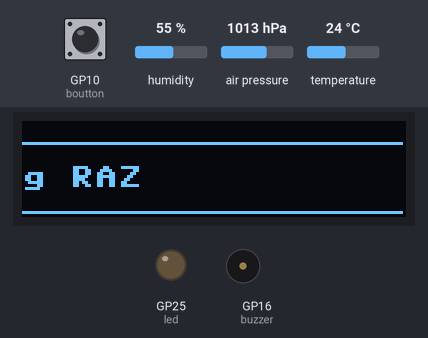
The program below on a simulated Raspberry Pi Pico running MicroPython. Parts: 128×32 one-colour display, output pins drawn as LEDs (lit = HIGH), buzzer (waves = sounding). The test bench sets the inputs (shaded band); at power-on: GP10 (boutton) HIGH, air pressure 1013 hPa, temperature 24 °C, humidity 55 %. Files the program writes start out absent; random numbers come from a fixed seed; library files of the repository ran but are not shown: bme280.py; what the program prints to the serial console is not drawn.

Above: at 5.0 s.
5.1 s: GP10 (boutton) pulled LOW for 3.2 s
At 7.4 s:
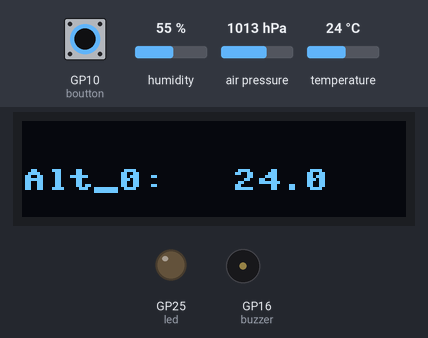
9.8 s: GP10 (boutton) pulled LOW for 0.15 s
At 11.2 s:
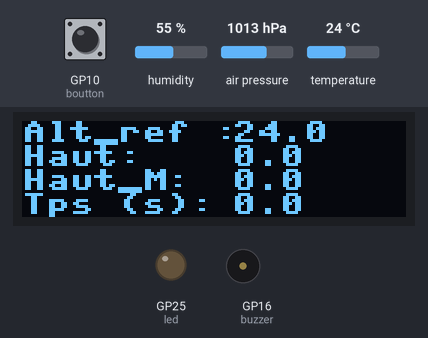
11.4 s: GP10 (boutton) pulled LOW for 0.15 s
At 11.8 s:
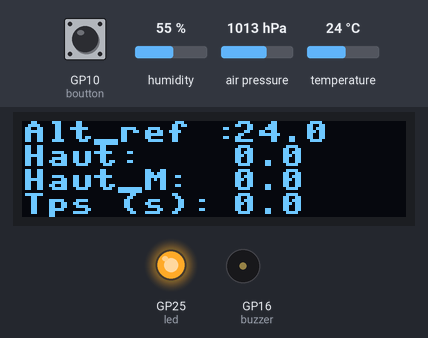
14.5 s: air pressure set to 952 hPa
At 15.2 s:
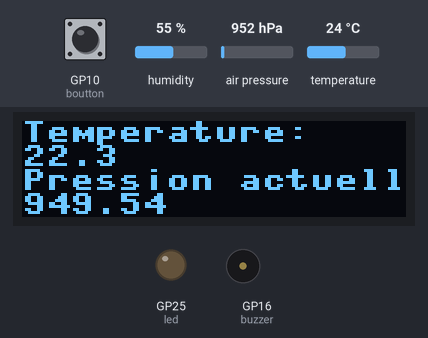
16.0 s: temperature set to 12 °C
At 16.4 s:
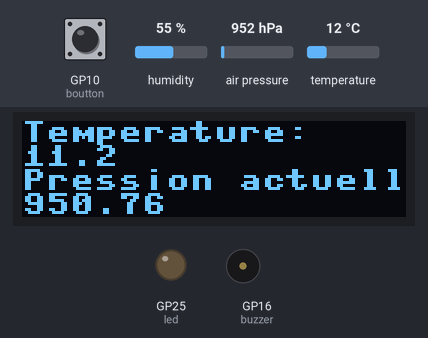
19.0 s: air pressure set to 1009 hPa
At 20.2 s:
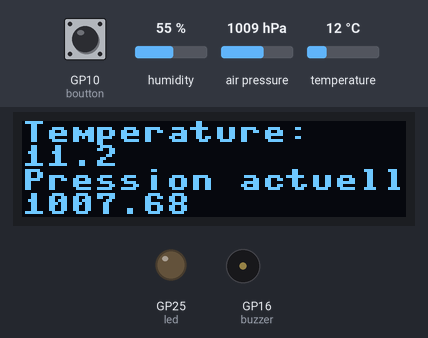
20.5 s: air pressure set to 1013 hPa
Timing chart, 0 to 23.1 s (numbered marks = the images above; inputs shaded):
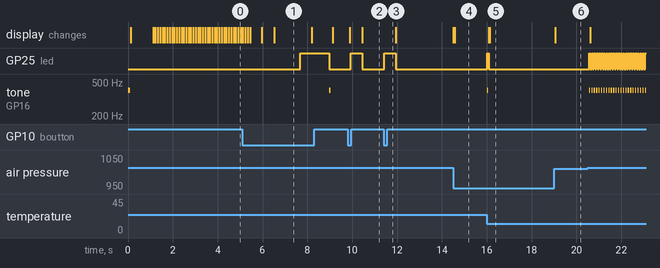

The program:

main_bme280.py
```python
# Programme pour altimètre Pico avec un BME280


# import the required libraries
import bme280
from machine import Pin, I2C, PWM, Timer
import utime, _thread, math
from ssd1306 import SSD1306_I2C
from random import randint
from time import ticks_ms, sleep

led = Pin("LED", Pin.OUT)
led.on()


print("creation d'un nouveau fichier")
r = randint (0,1000000000)
fichier =("BME280_Tableau")+(str(r))+(".csv")
print(fichier)#juste pour verif le nom du fichier en debug
tableau_valeur = open(fichier,'w')
tableau_valeur.write('Temperature ; Pression ; Altitude ; Temps')
tableau_valeur.close()

led.off()

sea_level_pressure = 1013.25
cpt=0
boutton = Pin(10, mode=Pin.IN, pull=Pin.PULL_UP)
buzzer = PWM(Pin(16))
buzzer.freq(400)
buzzer.duty_u16(1000)
utime.sleep(0.1)
buzzer.duty_u16(0)


# Caliberation error in pressure
# use it according to your situation
# it helps in calibrating altitude .It is optional, else put ERROR = 0
ERROR = -3 # hPa

# declare pins for I2C communication
sclPin = Pin(9) # serial clock pin
sdaPin = Pin(8) # serial data pin

# Initiate I2C
i2c = I2C(0,              # positional argument - I2C id
                 scl = sclPin,   # named argument - serial clock pin
                 sda = sdaPin,   # named argument - serial data pin
                 freq = 1000000) # named argument - i2c frequency

WIDTH =128
HEIGHT= 32
oled = SSD1306_I2C(WIDTH,HEIGHT,i2c)
import framebuf

TH = bytearray(b'\x00\x00\x00\x00\x00\x00\x00\x00\x10\x00\x00\x00\x10\x00\x00\x00\x00\x00\x00\x00\x00\x00\x00\x00\x00\x00\x00\x00\x10\x00\x00\x00\x00\x01\x00\x00\x00\x01\x00\x00\x00\x00\x00\x00\x00\x00\x00\x00\x00\x00\x00\x00\x00\x00\x00\x00\x00\x00\x08\x00\x04\x00\x08\x00\x00\x00\x00\x00\x00\x00\x00\x00\x00\x00\x00\x00\x00\x00\x00\x00\x00\x00\x08\x10\x00\x00\x08\x10\x00\x00\x00 \x00\x00\x00 \x00\x00\x00\x02\x00\x00\x00\x02\x00\x01\x00\x00\x00\t\x00\x00B\x02\x0f\xe0@\x00\x00\x00\x80\x00\x7f\xf8\x00\x00\x00\x00\x00\x07\xff\xfc\x80\x00\x00\x00\x00\x0f\xff\xfc\x00\x00\x00\x00\x00/\xff\xfe\x04\x00\n\x00\x00\x03\xff\xfe\x00\x00\x00\x00\x02\x03\xff\xff\x00\x02\x00\x00\x00\x00\x7f\xff?\xfc\x00P\x00\x00?\xff\xff\xff\x80\x00\x00\x00\x0f\xff\xff\xff\xf0\x08\x00\xbe\x07\xff\xff\xff\xfc\x10\x01\xff\x8f\xff\xff\xff\xfc\x10\x03\xff\xdf\xff\xff\xff\xfd\x80\x07\xe0\xdf\xff\xff\xff\xfd\xc0\x0f\x86_\xff\xff\xe7\xfd\xe0\x1f\x9e_\xff\xff\xc3\xfd\xf8?\x1e_\xff\xff\x81\xfd\xf8??_\xff\xff\x81\xfd\xfc?>_\xff\xff\x91\xfd\xfc?\x1e_\xff\xff\x81\xfd\xf8\x1f\x9e_\xff\xff\xc3\xfd\xf0\x0f\xc6_\xff\xff\xe7\xfd\xe4\x07\xe0\xdf\xff\xff\xff\xfd\xc0\x03\xff\xdf\xff\xff\xff\xff\x00\x01\xff\x8f\xff\xff\xff\xfc\x00\x00>\x07\xff\xff\xff\xfc\x00\x00\x04\x0f\xff\xff\xff\xf2\x00\x00\x00?\xff\xff\xff\x80\x00\x00\x00\x7f\xff?\xfc\x00\x00\x01\x01\xff\xff\x00\x00\x00\x00\x00\x03\xff\xfe\x00\x00\x00\x00@\x0f\xff\xfe\x00\x00\x00\x00\x04\x0f\xff\xfc\x04\x08@\x00\x00C\xff\xfc\x00\x00\x00\x00\x00@\x7f\xf9\x00\x00\x00\x00\x00\x80\x0f\xe0\x01\x00\x00\x00\x02\x10\x80\x00\x08\x00\x04 \x08\x02\x81\t\x00\x02\x00\x00\x00\x00\x00\x00\x00\x00\x00\x00\x08\x00\x00\xa0\x02\x00\x00\x00\x00\x10\x00\x80\x08@\x00\x00\x00\x00\x00\x00\x00\x00\x00\x00\x00\x00\x00\x00\x00\x00\x04\x00\x00\x00\x00\x00\x00\x00\x10\x00\x00\x01\x00\x02\x00\x00\x00\x00\x00\x00\x00\x00\x00\x00\x00\x00\x00\x00\x00 @\x10\x00\x00\x10\x80\x08\x10\x00\x00\x00P\x00\x00\x00\x00\x00\x00\x00\x00\x00\x00\x00\x00\x00\x00\x80\x00')

fb = framebuf.FrameBuffer(TH,128,32, framebuf.MONO_HLSB)
oled.fill(0)
oled.blit(fb,60,0)
oled.show()
utime.sleep(1)

texte_complet = fichier
longueur = len(texte_complet)
for n in range(0,longueur - 1):
    oled.fill(0)
    texte = texte_complet[n:16 + n]
    oled.text(texte,0,15)
        #lignes horizontales
    oled.hline(0,7,127,1)
    oled.hline(0,30,127,1)
    oled.show()
    utime.sleep(0.1)

texte_complet = "Appuie long RAZ      "
longueur = len(texte_complet)
for n in range(0,longueur - 1):
    oled.fill(0)
    texte = texte_complet[n:16 + n]
    oled.text(texte,0,15)
        #lignes horizontales
    oled.hline(0,7,127,1)
    oled.hline(0,30,127,1)
    oled.show()
    utime.sleep(0.1)

#oled.fill(0)
oled.text("Bon vol !", 30, 16)
oled.show()
utime.sleep(0.5)

bme = bme280.BME280(i2c=i2c)

while boutton.value()== 1 :
    utime.sleep(0.1)
            #print ("Attente appui")
    oled.fill(0)
    oled.text("Attente appui ", 0, 8)
    oled.text("pour debut acquisition ", 0, 16)
    oled.show()

# Function for calculation altitude from pressure and temperature values
# because altitude() method is not present in the Library

def altitude_HYP(hPa , temperature):
    # Hypsometric Equation (Max Altitude < 11 Km above sea level)
    temperature = temperature
    local_pressure = hPa
    sea_level_pressure = 1013.25 # hPa
    pressure_ratio = sea_level_pressure/local_pressure # sea level pressure = 1013.25 hPa
    h = (((pressure_ratio**(1/5.257)) - 1) * temperature ) / 0.0065
    return h


# altitude from international barometric formula, given in BMP 180 datasheet
def altitude_IBF(pressure):
    local_pressure = pressure    # Unit : hPa
    sea_level_pressure = 1013.25 # Unit : hPa
    #sea_level_pressure = 1009 # QNH Unit : hPa

    pressure_ratio = local_pressure / sea_level_pressure

    altitude = 44330*(1-(pressure_ratio**(1/5.255)))
    return altitude

def affichage(afficheur) :
    if afficheur ==0 :
        oled.text("Alt_ref :", 0, 0)
        oled.text(str(round(altitude0,2)), 70, 0)
        oled.text("Alt:", 0, 8)
        oled.text(str(round(altitude,2)), 70, 8)
        oled.text("Alt_M:", 0, 16)
        oled.text(str(round(altitude_max,2)), 70, 16)
        oled.text("Tps (s):",00,24)
        oled.text(str(elapsed_time/1000),70,24)
        oled.text(str(r), 0, 48)
        oled.show()
        led.off()

    if afficheur ==1:
        oled.text("Alt_ref :", 0, 0)
        oled.text(str(round(altitude0,2)), 70, 0)
        oled.text("Haut:", 0, 8)
        oled.text(str(round(altitude-altitude0,2)), 70, 8)
        oled.text("Haut_M:", 0, 16)
        oled.text(str(round(altitude_max-altitude0,2)), 70, 16)
        oled.text("Tps (s):",00,24)
        oled.text(str(elapsed_time/1000),70,24)
        oled.show()
        led.off()

    if afficheur ==2:
        oled.text("Temperature:", 0, 0)
        oled.text(str(round(temperature_c,1)), 0, 8)
        oled.text("Pression actuelle :", 0, 16)
        oled.text(str(round(pressure_hPa,2)), 0, 24)
        oled.show()
        led.off()

    if afficheur == 3:
        oled.text("Num fichier:", 0, 0)
        oled.text(str(r), 0, 8)
        oled.show()
        led.off()


t=bme.values[0]
tt=float(t[:len(t) - 1])
temperature_c = float(tt) # degree celcius

    # convert celcius to kelvin
temperature_k = temperature_c + 273.15

    # accquire pressure value
pressure_hPa = float(bme.values[1][:len(bme.values[1]) - 3])  # hectopascal

    # accquire altitude values from HYPSOMETRIC formula
h = altitude_HYP(pressure_hPa, temperature_k)

    # accquire altitude values from International Barometric Formula
altitude0 = altitude_IBF(pressure_hPa)

oled.fill(0)
oled.text("Alt_0:", 0, 16)
oled.text(str(round(altitude0,2)), 70, 16)
oled.show()
utime.sleep(1)

#_thread.start_new_thread(thread_anim, ())

tableau_valeur = open(fichier,'a') #ouverture
start_time = 0
start = 0
stop = 0
elapsed_time = 0
afficheur = 0
apogee = 0
atterrissage = 0
alt2=altitude0+2
altitude_max = -999
porte, elapsed_time_p, start_p  = 1,0,0 #Porte = 1 : porte férmée
utime.sleep (0.1)

while True:
    #elapsed_time = ticks_ms() - start_time  # Calcule le temps écoulé
    #print(f"Temps écoulé: {elapsed_time} millisecondes")
    oled.fill(0)
#    rled.on()
    # accquire temperature value in celcius
    t=bme.values[0]
    tt=float(t[:len(t) - 1])
    temperature_c = float(tt) # degree celcius

    # convert celcius to kelvin
    temperature_k = temperature_c + 273.15

    # accquire pressure value
    pressure_hPa = float(bme.values[1][:len(bme.values[1]) - 3])  # hectopascal

    # accquire altitude values from HYPSOMETRIC formula
    h = altitude_HYP(pressure_hPa, temperature_k)

    # accquire altitude values from International Barometric Formula
    altitude = altitude_IBF(pressure_hPa)

    #print("Temperature : ",temperature_c," Degree Celcius")
    #print("Pressure : ",pressure," Pascal (Pa)")
    #print("Pressure : ",pressure_hPa," hectopascal (hPa) or millibar (mb)")
    #print("Altitude (Hypsometric Formula) : ", h ," meter")
    #print("Altitude (International Barometric Formula) : ", altitude ," meter")

    temp =str(temperature_c)
    press = str(pressure_hPa)
    alt=str(altitude)
    pt = str(elapsed_time/1000)
    tableau_valeur = open(fichier,'a')
    tableau_valeur.write("\n")
    tableau_valeur.write(temp+";"+press+";"+alt+";"+pt)
    tableau_valeur.close()
    led.on()

    if boutton.value()==0:
        utime.sleep(0.5)
        if boutton.value()==0:
            altitude_max=-999
            altitude0 = altitude_IBF(pressure_hPa)
            alt2=altitude0+2
            elapsed_time = 0
            apogee = 0
            start = 0
            atterrissage = 0
            porte, elapsed_time_p, start_p  = 0, 0, 0
            oled.fill(0)
            led.on()
            oled.text("RAZ Altitude max", 0, 16)
            oled.show()
            utime.sleep(0.8)
            led.off()
            oled.fill(0)
            porte = 0

            buzzer.freq(400)
            buzzer.duty_u16(1000)
            utime.sleep(0.05)
            buzzer.duty_u16(0)
            while boutton.value()== 1 :
                utime.sleep(0.1)
                #print ("Attente appui")
                oled.fill(0)
                oled.text("Attente appui ", 0, 8)
                oled.text("pour debut acquisition ", 0, 16)
                oled.show()


        else :
            afficheur += 1
            if afficheur == 4 :
                afficheur = 0


    if altitude>altitude_max :
        altitude_max=altitude

    #alt=altitude0+2
    #print (alt2)
    # Démarrage chrono lorsque l'altitude dépasse celle de départ plus 2m pour pallier aux dérives de pression :
    if altitude > alt2 and start == 0:
        #print ("c'est parti !")
        tableau_valeur = open(fichier,'a')
        tableau_valeur.write("\n")
        tableau_valeur.write("Départ")
        tableau_valeur.close()
        start = 1
        start_time = ticks_ms()
        start_p = 1


    # Défilement du chrono à condition qu'il soit parti, la condition sur start permet de remettre le chrono à zero :
    if start == 1 :
        elapsed_time = ticks_ms() - start_time

    # Défilement du chrono à condition qu'il soit parti, sans arrêt, contrairement à start qui s'arrête quand la fusée a atterrie :
    if start_p == 1 :
        elapsed_time_p = ticks_ms() - start_time
        #print (elapsed_time, elapsed_time_p/1000)

    # Ouverture de la porte après 5s de vol. La variable porte permet d'éviter la redondance de l'ouverture de la porte à chaque rotation du porgramme:
    #if (elapsed_time_p/1000) > 5 and porte == 1 :
    #    servo.duty_u16(4000)    # rapport cyclique 3500/65535
    #    utime.sleep(.1)
    #    porte = 0

    # Détection de l'apogée (-1m pour éviter que ça se déclenche avec la dérive) :
    if altitude < altitude_max-1 and start == 1 and apogee == 0 :
        tableau_valeur = open(fichier,'a')
        tableau_valeur.write("\n")
        tableau_valeur.write("Apogée !")
        tableau_valeur.close()
        apogee = 1
        buzzer.freq(400)
        buzzer.duty_u16(1000)
        utime.sleep(0.05)
        buzzer.duty_u16(0)

    # Arrêt du chrono et remise à zero suite à un atterrissage :
    if altitude < altitude0 and apogee == 1 and atterrissage == 0 :
        tableau_valeur = open(fichier,'a')
        tableau_valeur.write("\n")
        tableau_valeur.write("Atterrissage")
        tableau_valeur.close()
        #start = 0
        atterrissage = 1
        #Pour éviter que ça se remette à zéro intempestivement :
        alt2 = alt2+10

    #Buzzer pour retrouver la fusée au sol
    if atterrissage == 1 :
        buzzer.freq(400)
        buzzer.duty_u16(1000)
        utime.sleep(0.05)
        buzzer.duty_u16(0)

    #print (alt2)

    affichage(afficheur)
```

Measured:
- after the input at 5.1 s, GP25 (led): LOW → HIGH after 2.6 s, → LOW 1.3 s later; tone on GP16 (buzzer): silent → 400 Hz after 3.9 s, → silent 0.05 s later
- after the input at 9.8 s, GP25 (led): LOW → HIGH after 0.14 s, → LOW 0.51 s later; the display: first changes after 0.09 s (image 2 shows a later state)
- after the input at 11.4 s, GP25 (led): LOW → HIGH at once, → LOW 0.51 s later
- after the input at 14.5 s, the display: first changes at once (image 4 shows a later state)
- after the input at 16.0 s, tone on GP16 (buzzer): silent → 400 Hz at once, → silent 0.05 s later; the display: first changes after 0.08 s (image 5 shows a later state)
- after the input at 19.0 s, the display: changes after 0.05 s (image 6)
- after the input at 20.5 s, GP25 (led): alternates HIGH for 0.06 s and LOW for 0.05 s, starting after 0.06 s; tone on GP16 (buzzer): alternates 400 Hz for 0.05 s and silent for 0.06 s, starting after 0.06 s
